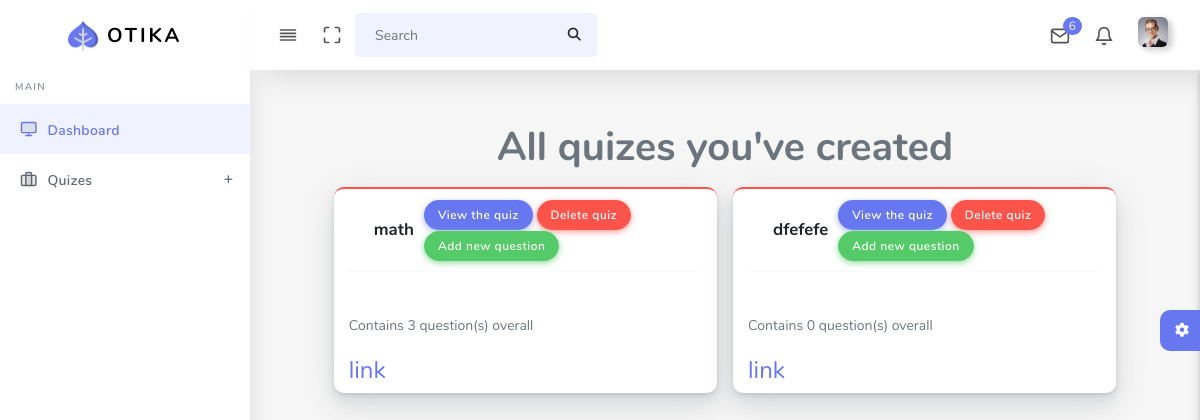
The app's page / (signed in) with its own data.
### main/models.py (models this page shows, shortened)
class Quiz(models.Model):
    title = models.CharField(max_length=255)
    author = models.ForeignKey(User, on_delete=models.CASCADE)
    code = models.CharField(max_length=255, blank=True, unique=True)
    @property
    def all_questions(self):
        related = Question.objects.filter(quiz = self).count()
        return related

### main/views.py (the view)
# urls.py: path('', include('main.urls')),
@login_required(login_url = 'dash:login')
def main(request):
    quizes = Quiz.objects.filter(author = request.user)
    context = {
        "quizes" : quizes
    }
    return render(request, 'main.html', context)

### templates/main.html (shortened to what this page needs)
{%extends 'base.html'%}
  {%block content%}
        <section class="section" >
          <div class="row d-flex justify-content-center">
            <h1 class="col-12" style="text-align: center;">All quizes you've created</h1>
          {% for quiz in quizes %}
          <div class="card card-danger col-5 m-2">
            <div class="card-header">
              <h4>{{quiz.title}}</h4>
              <div class="card-header-action">
                  <a href="{%url 'dash:questions' quiz.id%}" class="btn btn-primary">View the quiz</a>
                  <a href="{%url 'dash:quiz_delete' quiz.id%}" class="btn btn-danger">Delete quiz</a>
                  <a href="{%url 'dash:add_question' quiz.id%}" class="btn btn-success">Add new question</a>
              </div>
            </div>
            <div class="card-body">
            </div>
            <p>Contains {{quiz.all_questions}} question(s) overall</p>
            <h4><a href="{% url 'front:quiz_detail' quiz.code %}">link</a>
            </div>
          {%endfor%}
        </div>
        </section>
        <div class="settingSidebar">
          <a href="javascript:void(0)" class="settingPanelToggle"> <i class="fa fa-spin fa-cog"></i>
          </a>
        </div>
  {%endblock%}

### records on screen
Quiz: title "math", all_questions "3"
Quiz: title "dfefefe", all_questions "0"
